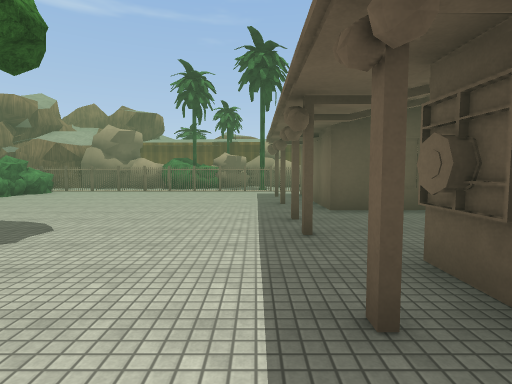
View 1 (above)

24 first-person views from a walk through a scene from a Unity 3-D project. The camera is 1.5 m above the floor, tilts 4° down and sees 80° across. Doors are open. The floor is counted in squares, 2 m on a side. Each view is taken from the middle of a square. On the plan, view 1 faces up. The plan holds only what a view shows up to about 10 squares ahead; the rest is blank. The place goes on beyond the plan. Surface patterns are stand-ins for the level's own textures.

View 2
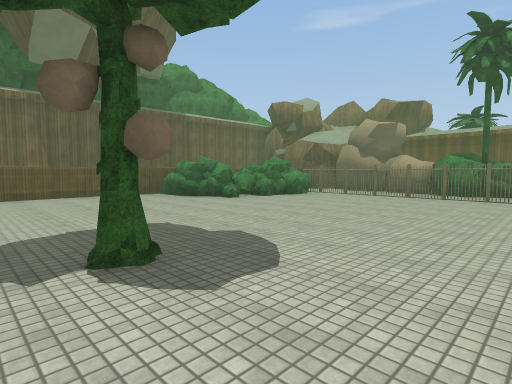

View 3
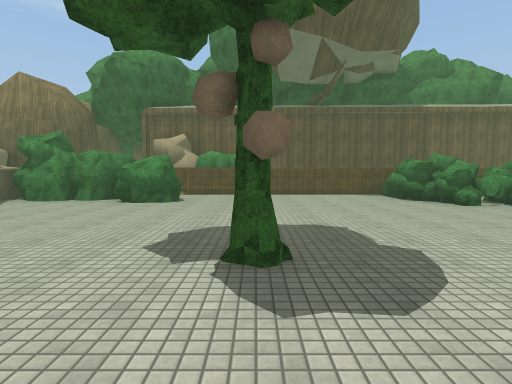

View 4
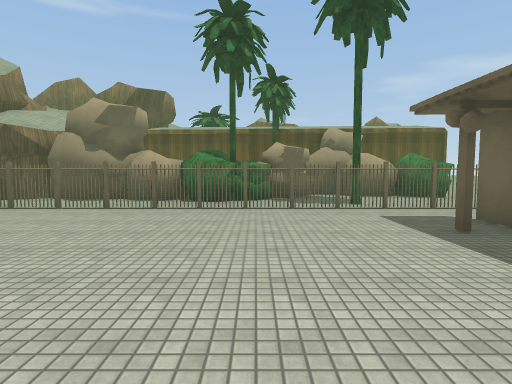

View 5
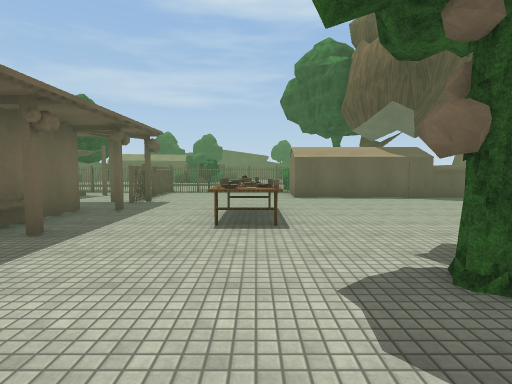

View 6
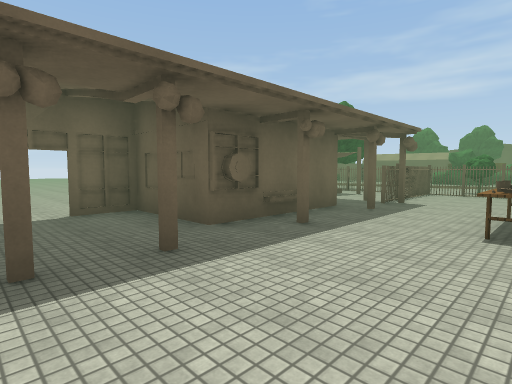

View 7
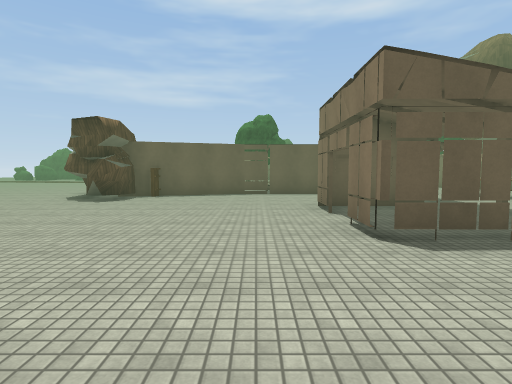

View 8
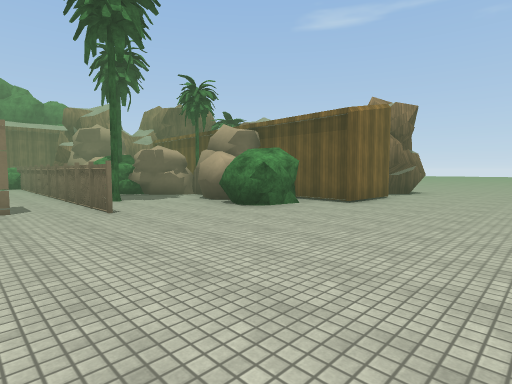

View 9
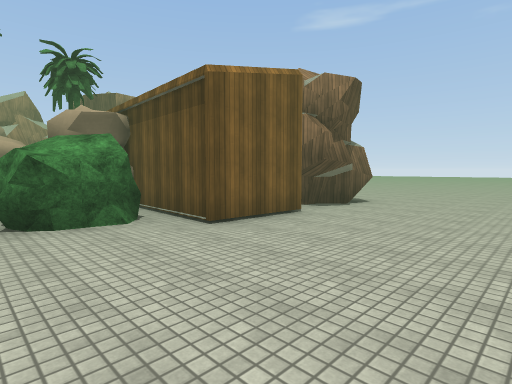

View 10
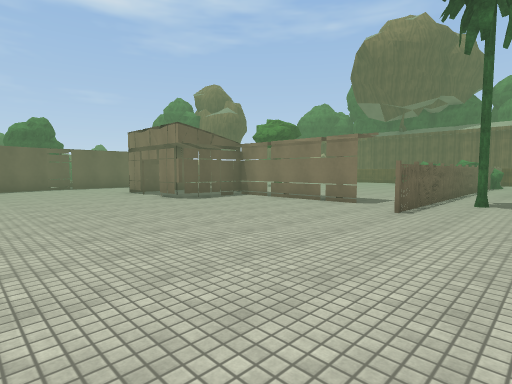

View 11
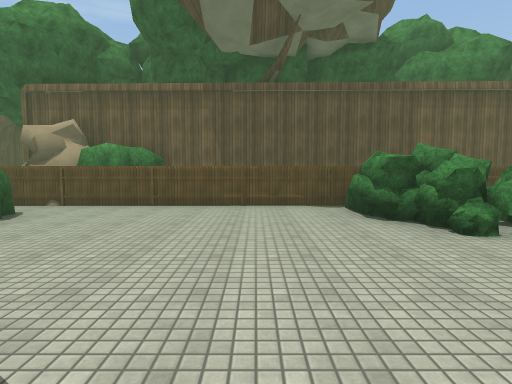

View 12
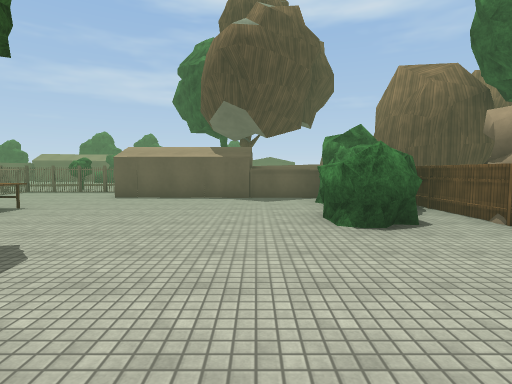

View 13
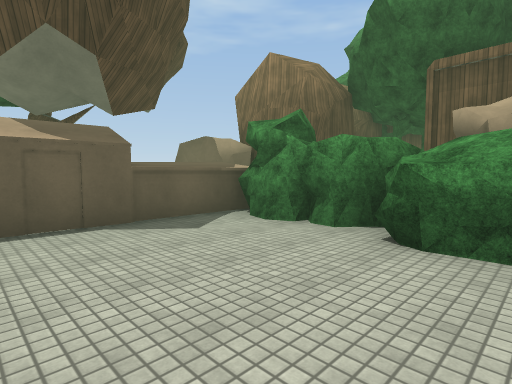

View 14
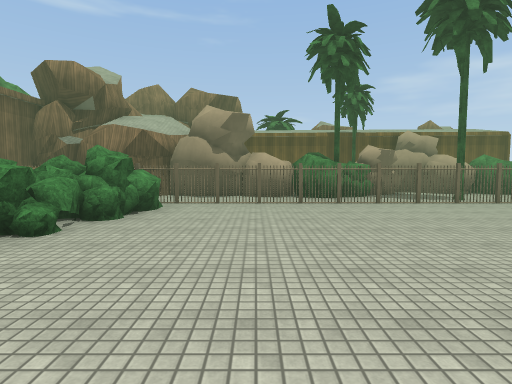

View 15
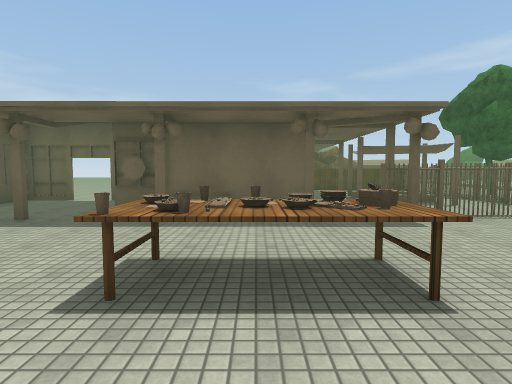

View 16
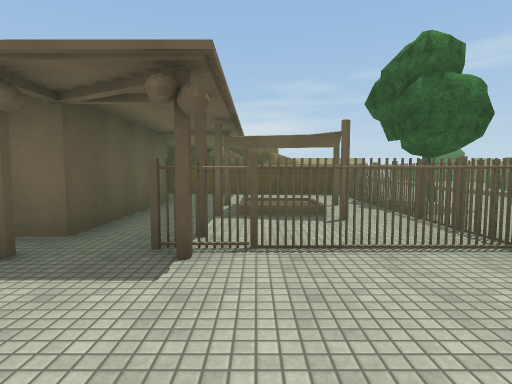

View 17
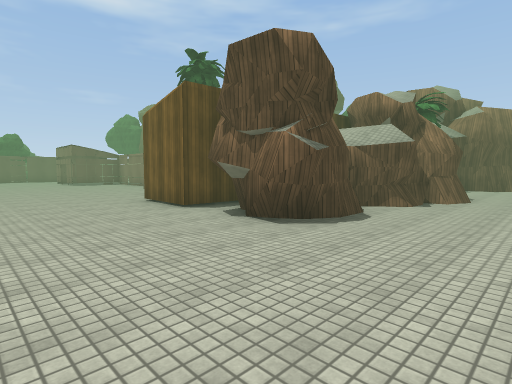

View 18
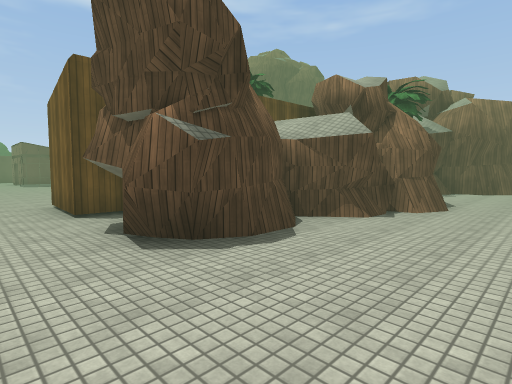

View 19
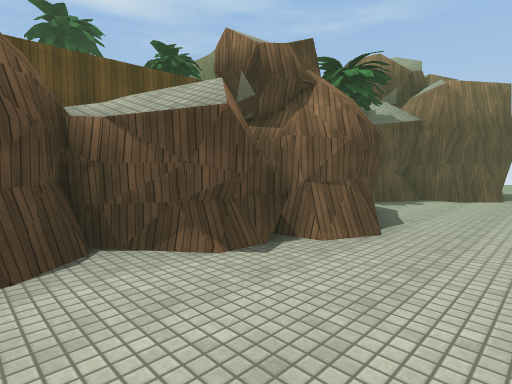

View 20
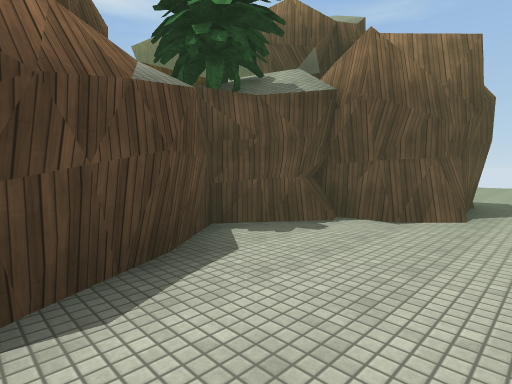

View 21
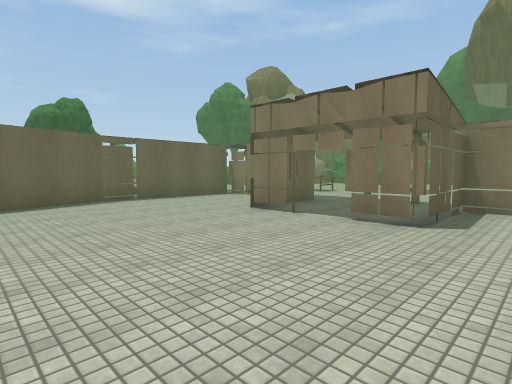

View 22
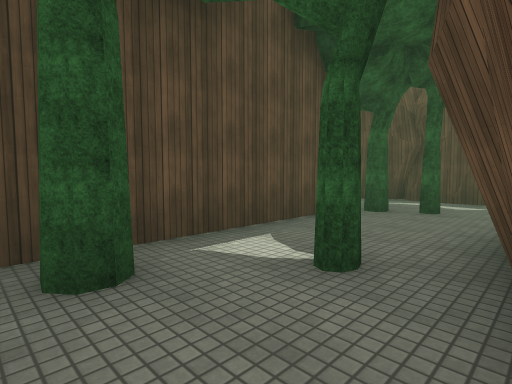

View 23
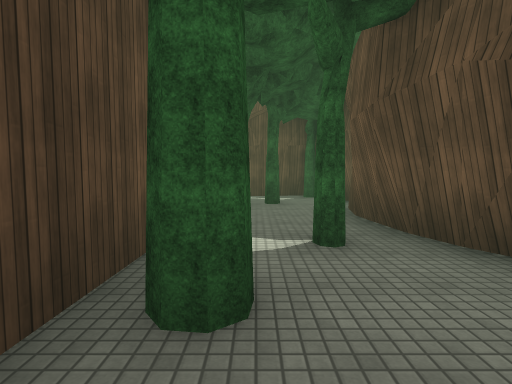

View 24
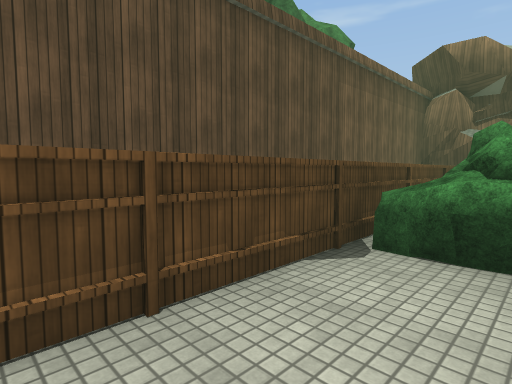

### Floor plan
Key: @ floor where view 1 was taken; # wall or solid block; . main floor; : floor 0.25 m higher than the main floor; / step, stairs or slope; D open door; B bush; U building; T tree; C cup; G gate; F fence; S shed; I sink; O other object.
Columns run from 17 left of view 1 to 8 right of it. Each row starts with its distance up from view 1.
 23            ...............
 22     .....##...............
 21     ...   ##...###........
 20            ###########....
 19                     ##....
 18                     #.....
 17                     ##....
 16                   ####....
 15                OTOOBB.....
 14             O BBO.OBB.....
 13          ##OOBTB..........
 12       O    O.BB..T........
 11       O  OGGGGGGGGGG......
 10       FOBBB...............
  9       FFBBB.......U.......
  8       FBBB........U.......
  7       FBB.........U.......
  6       F...........UUUU....
  5  T.   F..............U....
  4 ...#  F..............D....
  3 #.TT  F.......T.....UU....
  2 #T.# BF........C..O#U.....
  1 # .#  F.B......O..I......#
  0 # .T  F.BB..... .@U.....UF
 -1 # .T  FFB......C..UUUUUU.F
 -2 #.TT  FBB.........G#O U..F
 -3 #..T  FBB.........G . O .F
 -4 #####  SSSS####...G.O:  .F
 -5           SS SS...G...O.FF
 -6                 OGGGGGGGO
 -7                  T ...T..
 -8            O         ...
 -9            O          //

Where each view was taken, in squares from view 1:
view 1: 0 up, 0 right, facing up
view 2: 2 up, 1 left, facing up-left
view 3: 3 up, 1 left, facing left
view 4: 5 up, 2 left, facing up
view 5: 5 up, 2 left, facing down
view 6: 5 up, 2 left, facing down-right
view 7: 9 up, 5 right, facing down
view 8: 9 up, 8 right, facing up-left
view 9: 13 up, 8 right, facing up-left
view 10: 13 up, 8 right, facing down-left
view 11: 5 up, 4 left, facing left
view 12: 5 up, 7 left, facing down
view 13: 1 up, 5 left, facing down-left
view 14: 4 up, 5 left, facing up
view 15: 0 up, 4 left, facing right
view 16: 3 down, 2 left, facing right
view 17: 23 up, 8 right, facing down-left
view 18: 23 up, 6 right, facing down-left
view 19: 23 up, 3 right, facing down-left
view 20: 23 up, 1 left, facing down-left
view 21: 7 up, 8 right, facing down-left
view 22: 4 up, 17 left, facing down-right
view 23: 5 up, 15 left, facing down
view 24: 4 up, 9 left, facing up-left
